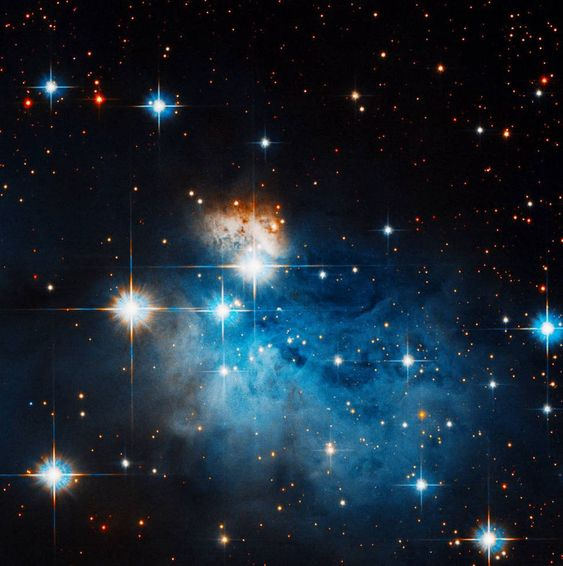
#> input picture image/max.jpg, 563 x 566 px
$ python max_filter.py
#> lines starting #> are read from the running program, lines starting #| are printed output that depends on the picture
import cv2
import numpy as np

# Load the image
img = cv2.imread('image/max.jpg')
#> img is the input picture: shape (566, 563, 3); mean B, G, R 50, 38.2, 25.3

# Define the kernel size for maximum filtering
kernel_size = 5

# Define the kernel for maximum filtering
kernel = np.ones((kernel_size,kernel_size),np.uint8)

# Apply the maximum filter to the image
filtered_img = cv2.dilate(img, kernel, iterations = 1)
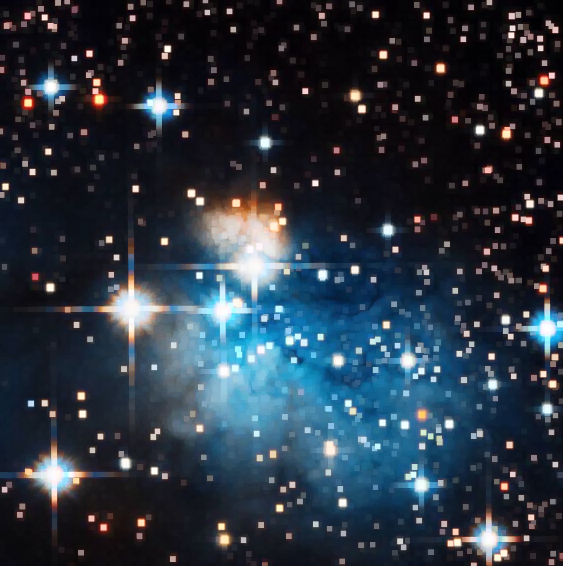
#> filtered_img: shape (566, 563, 3); mean B, G, R 64.9, 53, 42.2

# Display the original and filtered images
cv2.imshow('Original Image',img)
cv2.imshow('Filtered Image',filtered_img)

cv2.waitKey(0)
cv2.destroyAllWindows()

$ run again, with image/DFT.jpg copied over image/max.jpg
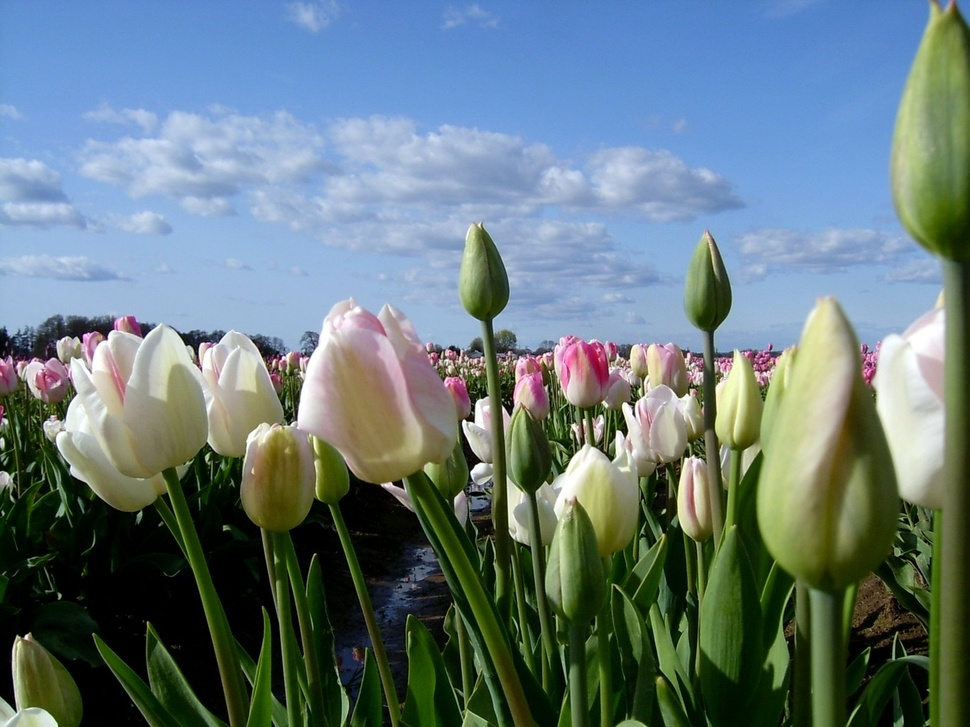
#> input picture image/DFT.jpg, 970 x 727 px, shrunk from 1600 x 1200 before the run
#> img is the input picture: shape (727, 970, 3); mean B, G, R 125.8, 122.1, 102.7
#> `filtered_img = cv2.dilate(img, kernel, iterations = 1)`:
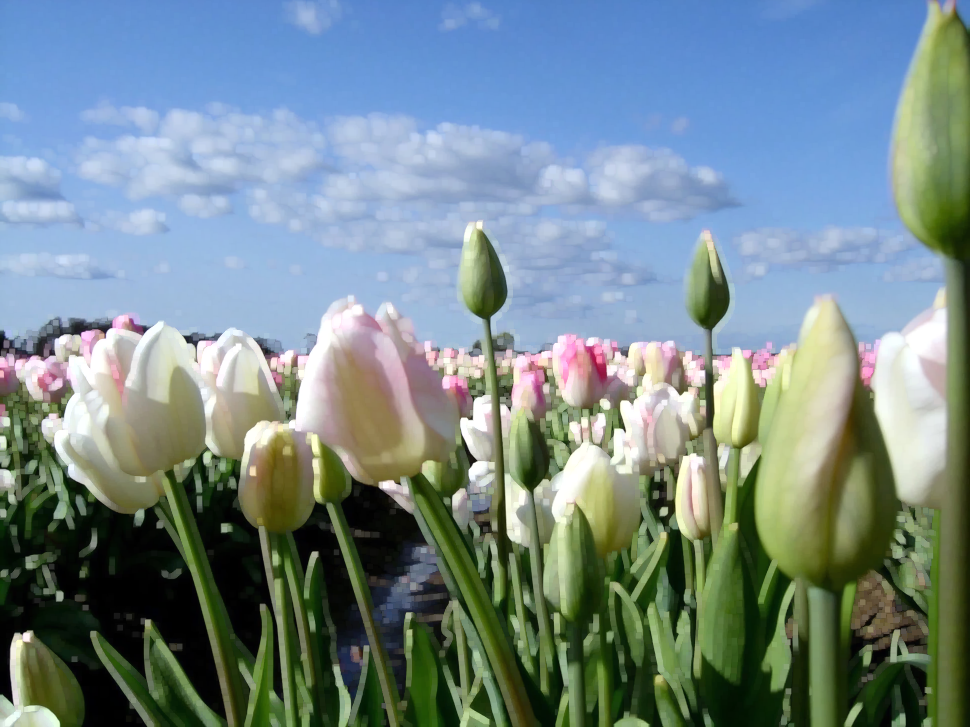
#> filtered_img: shape (727, 970, 3); mean B, G, R 140.9, 137.7, 118.2
